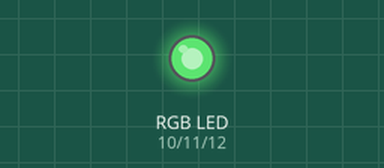
Bench run of a sketch on a simulated Arduino Mega 2560, built with avr-gcc and run on an emulated ATmega2560. Shown: an RGB LED mixed from three pins (HIGH = lit). Dim RGB values are drawn brighter than linear.

Above: at 37.7 s.
Timing chart, 0 to 40.0 s (numbered marks = the images above):
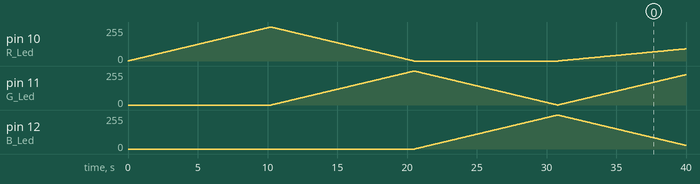

Measured:
- by itself, pin 12 (B_Led): rises from 0/255 to 255/255 in 10.2 s, then falls to 27/255 in 9.2 s

The sketch:

RGB_Led_Blink_Change_Fade.ino
```cpp
int R_Led = 10;
int G_Led = 11;
int B_Led = 12;

int black[3]  = { 0, 0, 0 };
int white[3]  = { 100, 100, 100 };
int red[3]    = { 100, 0, 0 };
int green[3]  = { 0, 100, 0 };
int blue[3]   = { 0, 0, 100 };
int yellow[3] = { 40, 95, 0 };
int dimWhite[3] = { 30, 30, 30 };

int redVal = black[0];
int grnVal = black[1];
int bluVal = black[2];

int wait = 10;      // 10ms internal crossFade delay; increase for slower fades
int hold = 0;       // Optional hold when a color is complete, before the next crossFade
int loopCount = 60; // How often should DEBUG report?
int repeat = 3;     // How many times should we loop before stopping? (0 for no stop)
int j = 0;

int prevR = redVal;
int prevG = grnVal;
int prevB = bluVal;

void setup(){
  pinMode(R_Led, OUTPUT);
  pinMode(G_Led, OUTPUT);
  pinMode(B_Led, OUTPUT);
}

void loop(){
  fade();
}

int calculateStep(int prevValue, int endValue) {
  int step = endValue - prevValue; // What's the overall gap?
  if (step) {                      // If its non-zero,
    step = 1020/step;              //   divide by 1020
  }
  return step;
}

int calculateVal(int step, int val, int i) {

  if ((step) && i % step == 0) { // If step is non-zero and its time to change a value,
    if (step > 0) {              //   increment the value if step is positive...
      val += 1;
    }
    else if (step < 0) {         //   ...or decrement it if step is negative
      val -= 1;
    }
  }
  // Defensive driving: make sure val stays in the range 0-255
  if (val > 255) {
    val = 255;
  }
  else if (val < 0) {
    val = 0;
  }
  return val;
}

void crossFade(int color[3]) {
  // Convert to 0-255
  int R = (color[0] * 255) / 100;
  int G = (color[1] * 255) / 100;
  int B = (color[2] * 255) / 100;

  int stepR = calculateStep(prevR, R);
  int stepG = calculateStep(prevG, G);
  int stepB = calculateStep(prevB, B);

  for (int i = 0; i <= 1020; i++) {
    redVal = calculateVal(stepR, redVal, i);
    grnVal = calculateVal(stepG, grnVal, i);
    bluVal = calculateVal(stepB, bluVal, i);

    analogWrite(R_Led, redVal);   // Write current values to LED pins
    analogWrite(G_Led, grnVal);
    analogWrite(B_Led, bluVal);

    delay(wait); // Pause for 'wait' milliseconds before resuming the loop
  }
  // Update current values for next loop
  prevR = redVal;
  prevG = grnVal;
  prevB = bluVal;
  delay(hold); // Pause for optional 'wait' milliseconds before resuming the loop
}

void blinkLed(int led, float second){
  digitalWrite(led,HIGH);
  delay(second*1000);
  digitalWrite(led,LOW);
  delay(second*1000);
}

void Change_Color(){
   setColor(255, 0, 0); // Red Color
  delay(1000);
  setColor(0, 255, 0); // Green Color
  delay(1000);
  setColor(0, 0, 255); // Blue Color
  delay(1000);
  setColor(255, 255, 255); // White Color
  delay(1000);
  setColor(255, 255, 0); // Yellow Color
  delay(1000);
  setColor(0, 255, 255); // SkyBlue Color
  delay(1000);
  setColor(255, 0, 255); // Purple Color
  delay(1000);
}
void setColor(int redValue, int greenValue, int blueValue) {
  analogWrite(R_Led, redValue);
  analogWrite(G_Led, greenValue);
  analogWrite(B_Led, blueValue);
}

void fade(){
  crossFade(red);
  crossFade(green);
  crossFade(blue);
  crossFade(yellow);
}
```
